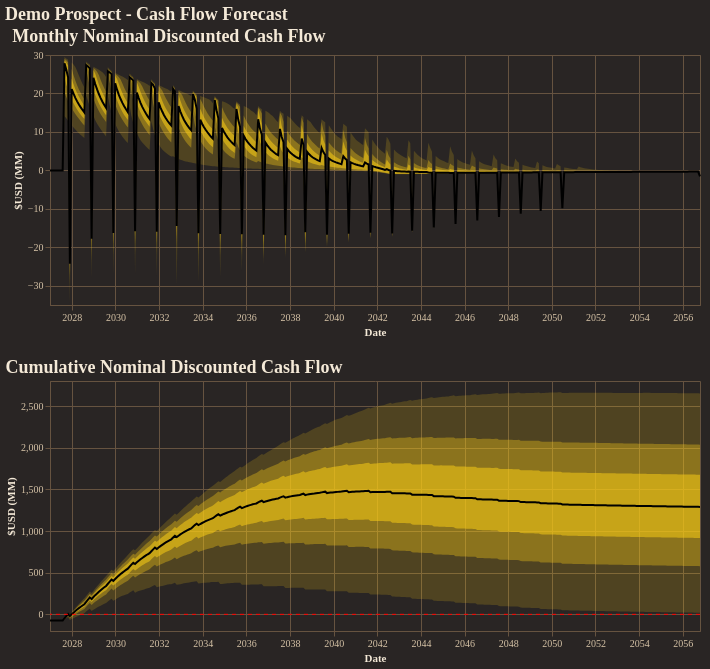

Here is the notebook cell this chart was saved with:
### Code cell
fig = reporter.plotter.combined_cash_flow_plot(
    figsize=(650, 250),
    backend=PLOTTING_BACKEND
)
fig.show()

### Figure 1 — Vega-Lite specification as saved in the notebook (floating-point values rounded to 4 significant figures; data arrays with more than 128 entries replaced by an {"elided": "..."} marker saying what was removed)
{"config": {"background": "#292524", "view": {"fill": "#292524", "stroke": "#665340"}, "title": {"color": "#f4e9d7", "font": "Merriweather", "fontSize": 18, "fontWeight": 600, "subtitleColor": "#d5c2a6", "anchor": "start"}, "axis": {"domainColor": "#665340", "gridColor": "#665340", "tickColor": "#665340", "labelColor": "#d5c2a6", "titleColor": "#f4e9d7", "labelFont": "Merriweather", "titleFont": "Merriweather"}, "legend": {"titleColor": "#f4e9d7", "labelColor": "#d5c2a6", "labelFont": "Merriweather", "titleFont": "Merriweather", "orient": "top-right", "symbolType": "circle"}, "header": {"labelColor": "#d5c2a6", "titleColor": "#f4e9d7", "labelFont": "Merriweather", "titleFont": "Merriweather"}, "mark": {"color": "#c78d3b"}, "line": {"color": "#c78d3b"}, "bar": {"color": "#c78d3b"}, "point": {"color": "#ddb06d"}, "area": {"color": "#c78d3b", "opacity": 0.35}, "text": {"color": "#f4e9d7", "font": "Merriweather"}, "range": {"category": ["#5DA5DA", "#F28E2B", "#59C36A", "#E15759", "#B07AA1", "#4ECDC4", "#FF9DA7", "#EDC948"]}}, "vconcat": [{"layer": [{"mark": {"type": "area", "color": "rgba(250, 204, 21, 1.0)", "opacity": 0.18}, "encoding": {"tooltip": [{"field": "date", "title": "Date", "type": "temporal"}, {"field": "p01", "format": ",.2f", "title": "P01", "type": "quantitative"}, {"field": "p10", "format": ",.2f", "title": "P10", "type": "quantitative"}, {"field": "p25", "format": ",.2f", "title": "P25", "type": "quantitative"}, {"field": "p50", "format": ",.2f", "title": "P50", "type": "quantitative"}, {"field": "p75", "format": ",.2f", "title": "P75", "type": "quantitative"}, {"field": "p90", "format": ",.2f", "title": "P90", "type": "quantitative"}, {"field": "p99", "format": ",.2f", "title": "P99", "type": "quantitative"}], "x": {"field": "date", "title": "Date", "type": "temporal"}, "y": {"field": "p01", "title": "$USD (MM)", "type": "quantitative"}, "y2": {"field": "p99"}}}, {"mark": {"type": "area", "color": "rgba(250, 204, 21, 1.0)", "opacity": 0.35}, "encoding": {"tooltip": [{"field": "date", "title": "Date", "type": "temporal"}, {"field": "p01", "format": ",.2f", "title": "P01", "type": "quantitative"}, {"field": "p10", "format": ",.2f", "title": "P10", "type": "quantitative"}, {"field": "p25", "format": ",.2f", "title": "P25", "type": "quantitative"}, {"field": "p50", "format": ",.2f", "title": "P50", "type": "quantitative"}, {"field": "p75", "format": ",.2f", "title": "P75", "type": "quantitative"}, {"field": "p90", "format": ",.2f", "title": "P90", "type": "quantitative"}, {"field": "p99", "format": ",.2f", "title": "P99", "type": "quantitative"}], "x": {"field": "date", "title": "Date", "type": "temporal"}, "y": {"field": "p10", "title": "$USD (MM)", "type": "quantitative"}, "y2": {"field": "p90"}}}, {"mark": {"type": "area", "color": "rgba(250, 204, 21, 1.0)", "opacity": 0.55}, "encoding": {"tooltip": [{"field": "date", "title": "Date", "type": "temporal"}, {"field": "p01", "format": ",.2f", "title": "P01", "type": "quantitative"}, {"field": "p10", "format": ",.2f", "title": "P10", "type": "quantitative"}, {"field": "p25", "format": ",.2f", "title": "P25", "type": "quantitative"}, {"field": "p50", "format": ",.2f", "title": "P50", "type": "quantitative"}, {"field": "p75", "format": ",.2f", "title": "P75", "type": "quantitative"}, {"field": "p90", "format": ",.2f", "title": "P90", "type": "quantitative"}, {"field": "p99", "format": ",.2f", "title": "P99", "type": "quantitative"}], "x": {"field": "date", "title": "Date", "type": "temporal"}, "y": {"field": "p25", "title": "$USD (MM)", "type": "quantitative"}, "y2": {"field": "p75"}}}, {"mark": {"type": "line", "color": "black", "strokeWidth": 2}, "encoding": {"tooltip": [{"field": "date", "title": "Date", "type": "temporal"}, {"field": "p01", "format": ",.2f", "title": "P01", "type": "quantitative"}, {"field": "p10", "format": ",.2f", "title": "P10", "type": "quantitative"}, {"field": "p25", "format": ",.2f", "title": "P25", "type": "quantitative"}, {"field": "p50", "format": ",.2f", "title": "P50", "type": "quantitative"}, {"field": "p75", "format": ",.2f", "title": "P75", "type": "quantitative"}, {"field": "p90", "format": ",.2f", "title": "P90", "type": "quantitative"}, {"field": "p99", "format": ",.2f", "title": "P99", "type": "quantitative"}], "x": {"field": "date", "title": "Date", "type": "temporal"}, "y": {"field": "p50", "title": "$USD (MM)", "type": "quantitative"}}}], "data": {"name": "data-193c4a34548aba406b8c3272b1721220"}, "height": 250, "title": "Monthly Nominal Discounted Cash Flow", "width": 650}, {"layer": [{"layer": [{"mark": {"type": "area", "color": "rgba(250, 204, 21, 1.0)", "opacity": 0.18}, "encoding": {"tooltip": [{"field": "date", "title": "Date", "type": "temporal"}, {"field": "p01", "format": ",.2f", "title": "P01", "type": "quantitative"}, {"field": "p10", "format": ",.2f", "title": "P10", "type": "quantitative"}, {"field": "p25", "format": ",.2f", "title": "P25", "type": "quantitative"}, {"field": "p50", "format": ",.2f", "title": "P50", "type": "quantitative"}, {"field": "p75", "format": ",.2f", "title": "P75", "type": "quantitative"}, {"field": "p90", "format": ",.2f", "title": "P90", "type": "quantitative"}, {"field": "p99", "format": ",.2f", "title": "P99", "type": "quantitative"}], "x": {"field": "date", "title": "Date", "type": "temporal"}, "y": {"field": "p01", "title": "$USD (MM)", "type": "quantitative"}, "y2": {"field": "p99"}}}, {"mark": {"type": "area", "color": "rgba(250, 204, 21, 1.0)", "opacity": 0.35}, "encoding": {"tooltip": [{"field": "date", "title": "Date", "type": "temporal"}, {"field": "p01", "format": ",.2f", "title": "P01", "type": "quantitative"}, {"field": "p10", "format": ",.2f", "title": "P10", "type": "quantitative"}, {"field": "p25", "format": ",.2f", "title": "P25", "type": "quantitative"}, {"field": "p50", "format": ",.2f", "title": "P50", "type": "quantitative"}, {"field": "p75", "format": ",.2f", "title": "P75", "type": "quantitative"}, {"field": "p90", "format": ",.2f", "title": "P90", "type": "quantitative"}, {"field": "p99", "format": ",.2f", "title": "P99", "type": "quantitative"}], "x": {"field": "date", "title": "Date", "type": "temporal"}, "y": {"field": "p10", "title": "$USD (MM)", "type": "quantitative"}, "y2": {"field": "p90"}}}, {"mark": {"type": "area", "color": "rgba(250, 204, 21, 1.0)", "opacity": 0.55}, "encoding": {"tooltip": [{"field": "date", "title": "Date", "type": "temporal"}, {"field": "p01", "format": ",.2f", "title": "P01", "type": "quantitative"}, {"field": "p10", "format": ",.2f", "title": "P10", "type": "quantitative"}, {"field": "p25", "format": ",.2f", "title": "P25", "type": "quantitative"}, {"field": "p50", "format": ",.2f", "title": "P50", "type": "quantitative"}, {"field": "p75", "format": ",.2f", "title": "P75", "type": "quantitative"}, {"field": "p90", "format": ",.2f", "title": "P90", "type": "quantitative"}, {"field": "p99", "format": ",.2f", "title": "P99", "type": "quantitative"}], "x": {"field": "date", "title": "Date", "type": "temporal"}, "y": {"field": "p25", "title": "$USD (MM)", "type": "quantitative"}, "y2": {"field": "p75"}}}, {"mark": {"type": "line", "color": "black", "strokeWidth": 2}, "encoding": {"tooltip": [{"field": "date", "title": "Date", "type": "temporal"}, {"field": "p01", "format": ",.2f", "title": "P01", "type": "quantitative"}, {"field": "p10", "format": ",.2f", "title": "P10", "type": "quantitative"}, {"field": "p25", "format": ",.2f", "title": "P25", "type": "quantitative"}, {"field": "p50", "format": ",.2f", "title": "P50", "type": "quantitative"}, {"field": "p75", "format": ",.2f", "title": "P75", "type": "quantitative"}, {"field": "p90", "format": ",.2f", "title": "P90", "type": "quantitative"}, {"field": "p99", "format": ",.2f", "title": "P99", "type": "quantitative"}], "x": {"field": "date", "title": "Date", "type": "temporal"}, "y": {"field": "p50", "title": "$USD (MM)", "type": "quantitative"}}}], "data": {"name": "data-f8ebefa2fafcc6533be31a581590b802"}, "title": "Cumulative Nominal Discounted Cash Flow"}, {"data": {"name": "data-42990c68f268a11fa16682fcd3437a6f"}, "mark": {"type": "rule", "color": "red", "strokeDash": [4, 4]}, "encoding": {"y": {"field": "zero", "type": "quantitative"}}}], "height": 250, "width": 650}], "title": "Demo Prospect - Cash Flow Forecast", "$schema": "https://vega.github.io/schema/vega-lite/v5.20.1.json", "datasets": {"data-193c4a34548aba406b8c3272b1721220": {"elided": "360 records"}, "data-f8ebefa2fafcc6533be31a581590b802": {"elided": "360 records"}, "data-42990c68f268a11fa16682fcd3437a6f": [{"zero": 0}]}}
